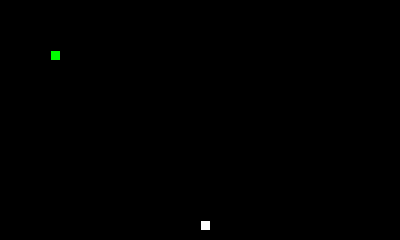
Frame 1 (no input)
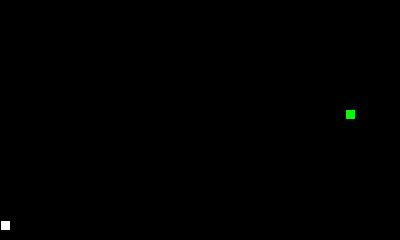
Frame 60 (the mouse pressed at the canvas centre just before this capture)
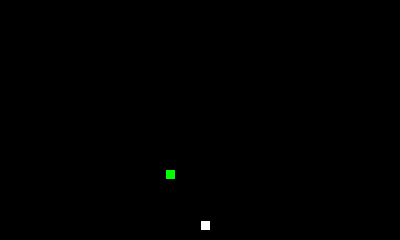
Frame 120 (the mouse held since frame 60 and released just before this capture)

The Processing sketch that drew these frames (run headless with seeded random() and noise(); from frame 60 on, the mouse is pressed at the canvas centre):

// Processing sketch: processing_60731
// ── processing_60731.pde

int alienx;
int alieny;
int alienxv;
int alienyv;

int shipx;
int shipy;

void setup()
{
  size(400,240);
  frameRate(30);
  alienx=50;
  alieny=50;
  alienxv=5;
  alienyv=1;  
  
  shipx=width/2;
  shipy=height-20;
  
  fill(255);
  stroke(0);
}

void draw()
{
  background(0);
  
  fill(0,255,0);
  rect(alienx,alieny,10,10);
  fill(255);
  rect(shipx,shipy,10,10);
  move_alien();
  move_ship();
}

void move_ship()
{
  if (mouseX>shipx) shipx+=5;
  if (mouseX<shipx) shipx-=5;
}

void move_alien()
{
  alienx+=alienxv;
  if (alienx>width) alienxv=-alienxv;
  if (alienx<0) alienxv=-alienxv;
  
  alieny+=alienyv;
  if (alieny>height) alienyv=-alienyv;
  if (alieny<0) alienyv=-alienyv;
}
